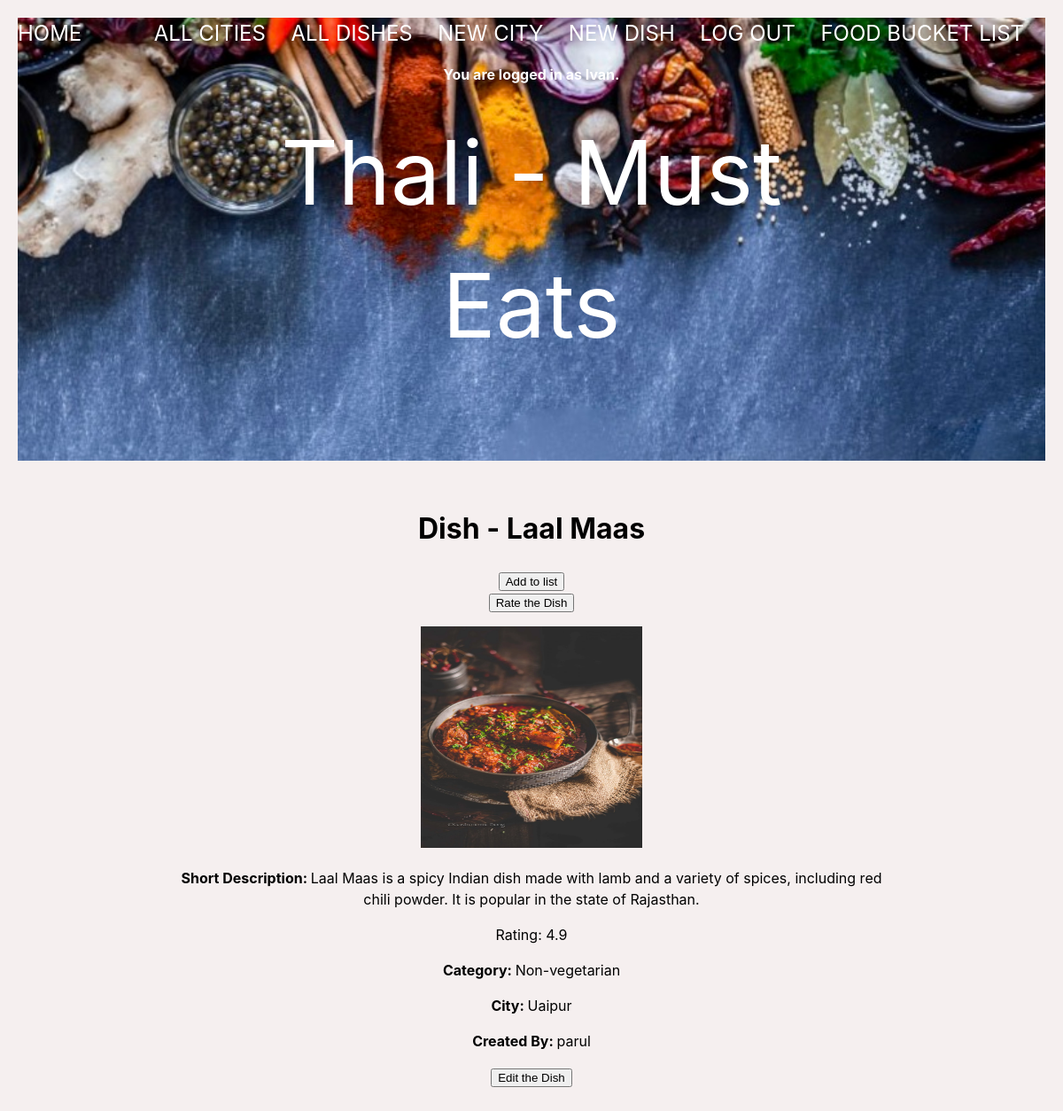
The page /dish/1 (signed in) on the database as committed earlier.
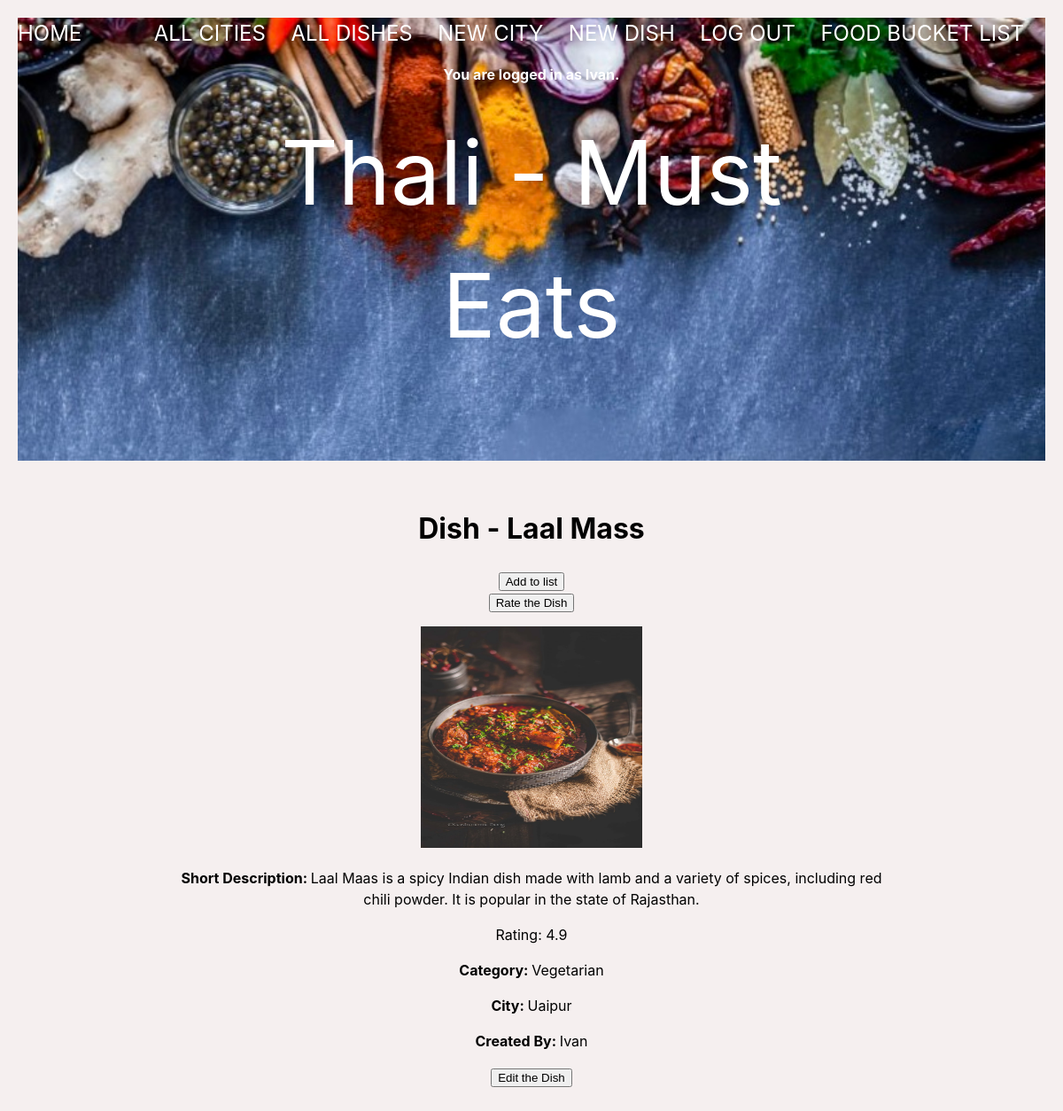
The same page on the database as committed later.
### thali_app/models.py (models this page shows, shortened)
class User(UserMixin, db.Model):
    id = db.Column(db.Integer, primary_key=True)
    username = db.Column(db.String(80), nullable=False)
    password = db.Column(db.String(80), nullable=False)
    favorites_list_user = db.relationship(
        'Dish', secondary='user_favorites_list', back_populates='favorites_list_dishes')
    def __str__(self):
        return f"{self.username}"

class Dish(db.Model):
    id = db.Column(db.Integer, primary_key=True)
    name = db.Column(db.String(80), nullable=False)
    short_desc = db.Column(db.String(250), nullable=False)
    category = db.Column(db.Enum(FoodCategory), default=FoodCategory.OTHER)
    photo_url = db.Column(URLType)
    where_to_eat = db.Column(db.String(80), nullable=False)
    rating = db.Column(db.Float, default=0)
    ratings = db.relationship('Rating', backref='dish')
    city_id = db.Column(
        db.Integer, db.ForeignKey('city.id'), nullable=False)
    city = db.relationship('City', back_populates='dishes')
    state = db.relationship('City', back_populates='dishes')
    country = db.relationship('City', back_populates='dishes')
    created_by_id = db.Column(db.Integer, db.ForeignKey('user.id'))
    created_by = db.relationship('User')
    favorites_list_dishes = db.relationship(
        'User', secondary='user_favorites_list', back_populates='favorites_list_user')

class City(db.Model):
    id = db.Column(db.Integer, primary_key=True)
    name = db.Column(db.String(80), nullable=False)
    state = db.Column(db.String(80), nullable=False)
    region = db.Column(db.String(80), nullable=False)
    country = db.Column(db.String(80), nullable=False)
    short_desc = db.Column(db.String(500), nullable=False)
    dishes = db.relationship('Dish', back_populates='city')
    created_by_id = db.Column(db.Integer, db.ForeignKey('user.id'))
    created_by = db.relationship('User')

### thali_app/main/routes.py (the view)
@main.route('/dish/<dish_id>', methods=['GET', 'POST'])
@login_required
def dish_detail(dish_id):
    dish = Dish.query.get(dish_id)
    return render_template('dish_detail.html', dish=dish)

### thali_app/extensions.py (called while the page is built)
@login_manager.user_loader
def load_user(user_id):
    return User.query.get(user_id)

### thali_app/utils.py (called while the page is built)
    def __str__(self):
        return str(self.value)

### thali_app/templates/dish_detail.html
{% extends 'base.html' %}
{% block content %}
<h1>Dish - {{ dish.name }}</h1>
<form action="/add_to_favorites_list/{{ dish.id }}" method="post">
    <input type="submit" value="Add to list">
</form>
<form action="/dish/{{ dish.id }}/rate" method="post">
    <input type="submit" value="Rate the Dish">
</form>
<p><img src="{{ dish.photo_url }}" width="250px" height="250px"></p>
<p><strong>Short Description: </strong> {{ dish.short_desc }}</p>
<p>Rating: {{ dish.rating }}</p>
<p><strong>Category: </strong> {{ dish.category }}</p>
<p><strong>City: </strong> {{ dish.city.name }} </p>
<p><strong>Created By: </strong>{{ dish.created_by }}</p>
<form action="/dish/{{ dish.id }}/edit" method="post">
    <input type="submit" value="Edit the Dish">
</form>
{% endblock %}

### thali_app/templates/base.html (shortened to what this page needs)
<!DOCTYPE html>
<html>
    <head>
        <link rel="stylesheet" href="/static/style.css">
    </head>
    <body>
        <div class="page-header">
            <header>Thali - Must Eats</header>
            <nav>
                <a href="/">Home</a>
                <div>
                    {% if current_user.is_authenticated %}
                        <a href="/">All Cities</a>
                        <a href="/all_dishes">All Dishes</a>
                        <a href="/new_city">New City</a>
                        <a href="/new_dish">New Dish</a>
                        <a href="/logout">Log Out</a>
                        <a href="/favorites_list">Food Bucket List</a>
                    {% else %}
                    <!-- Only show these links if the current user is NOT
                        authenticated (logged in)! -->
                        <a href="/signup">Sign Up</a>
                        <a href="/login">Log In</a>
                    {% endif %}
                </div>
            </nav>
            {% if current_user.is_authenticated %}
                <p><b>You are logged in as {{ current_user.username }}.</b></p>
            {% endif %}
        </div>
        <div id="content">
            {% block content %}{% endblock %}
        </div>
    </body>
</html>

### thali_app/static/style.css (style rules this page uses)
body { font-family: -apple-system, BlinkMacSystemFont, 'Segoe UI', 'Roboto', 'Oxygen', 'Ubuntu', 'Cantarell', 'Fira Sans', 'Droid Sans', 'Helvetica Neue', sans-serif; -webkit-font-smoothing: antialiased; -moz-osx-font-smoothing: grayscale; line-height: 1.5; margin: 0; padding: 20px; text-align: center; background-color: rgb(245, 239, 239); }
.page-header { background-image: url('/static/img/background.jpeg'); background-size: cover; height: 500px; position: relative; color: #fff; }
.page-header::after { position: absolute; top: 0; left: 0; width: 100%; height: 100%; background-color: rgba(0, 0, 0, 0.4); }
.page-header header { position: absolute; top: 50%; left: 50%; transform: translate(-50%, -50%); text-align: center; color: white; z-index: 1; font-size: 100px; }
nav { display: flex; justify-content: space-between; align-items: center; }
nav a { color: white; font-size: 1.5rem; margin-right: 1.5rem; text-decoration: none; text-transform: uppercase; }
#content { max-width: 800px; margin: 0 auto; padding: 2rem; }

Rows that differ between the two databases and show on the page:
no longer on this page (row unchanged): User: created_by "parul"
changed Dish: name "Laal Maas" → "Laal Mass"; category "Non-vegetarian" → "Vegetarian"
Other text that changed with them:
{{ dish.created_by }}: "parul" → "Ivan"
